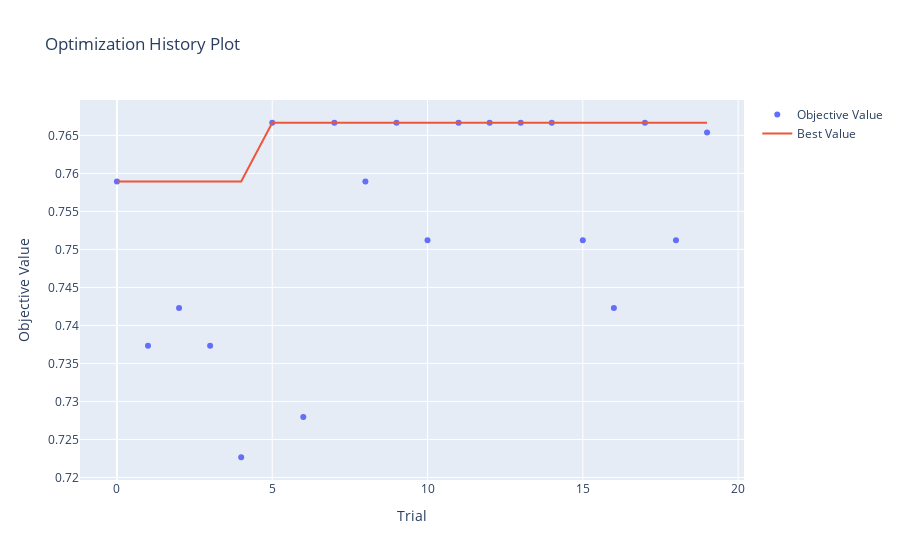

The notebook cell saved with this chart:
### Markdown cell above
### HYPERPARAMETER PROCESS VISUALIZATION

We can also visualize the optimization process using Optuna's built-in visualization functions. These functions use Plotly to create interactive plots that show various aspects of the optimization process

### Code cell
# Plot Hyperparameter visualization
ov.plot_optimization_history(study)

### Figure 1 — Plotly figure (JSON) as saved in the notebook; plotly's stock layout.template omitted (floating-point values rounded to 4 significant figures)
{"data": [{"mode": "markers", "name": "Objective Value", "type": "scatter", "x": [0, 1, 2, 3, 4, 5, 6, 7, 8, 9, 10, 11, 12, 13, 14, 15, 16, 17, 18, 19], "y": [0.7589, 0.7373, 0.7423, 0.7373, 0.7227, 0.7667, 0.7279, 0.7667, 0.7589, 0.7667, 0.7512, 0.7667, 0.7667, 0.7667, 0.7667, 0.7512, 0.7423, 0.7667, 0.7512, 0.7654]}, {"mode": "lines", "name": "Best Value", "type": "scatter", "x": [0, 1, 2, 3, 4, 5, 6, 7, 8, 9, 10, 11, 12, 13, 14, 15, 16, 17, 18, 19], "y": [0.7589, 0.7589, 0.7589, 0.7589, 0.7589, 0.7667, 0.7667, 0.7667, 0.7667, 0.7667, 0.7667, 0.7667, 0.7667, 0.7667, 0.7667, 0.7667, 0.7667, 0.7667, 0.7667, 0.7667]}, {"marker": {"color": "#cccccc"}, "mode": "markers", "name": "Infeasible Trial", "showlegend": false, "type": "scatter", "x": [], "y": []}], "layout": {"title": {"text": "Optimization History Plot"}, "xaxis": {"title": {"text": "Trial"}}, "yaxis": {"title": {"text": "Objective Value"}}}}
